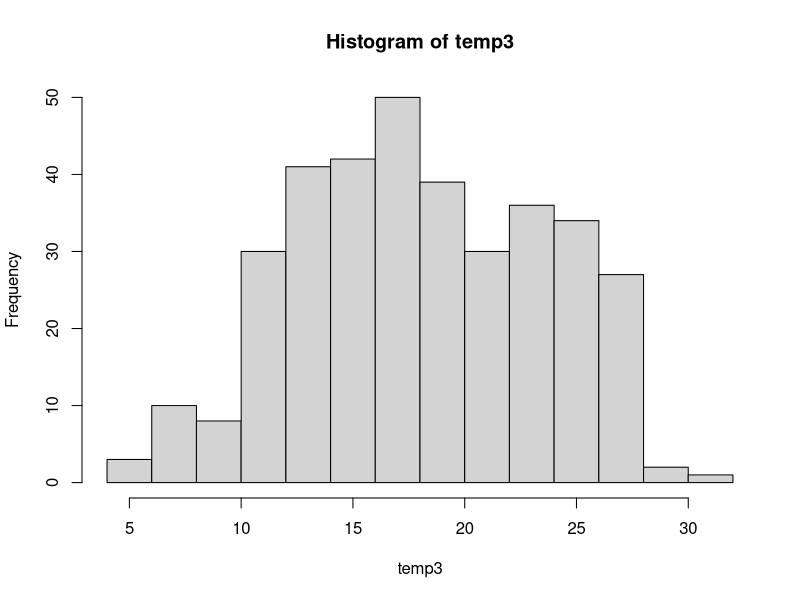

Generate this figure with R:

# ej 7 --------------------------------------------------------------------

# a -----------------------------------------------------------------------

#Pido al programa que me diga que datos son erroneos y cuales fueron las temperaturas
#del dia anterior y posterior
rm(list=ls())
temp <- scan('datos_tmedia_SABE_2010.txt')
for ( i in 1:365 ) {
  if ( temp[i] > 40 ) {
    print(paste0("El valor de la del dia ",i," es erroneo."))
    print(paste0("El valor del día anterior es ", temp[i - 1]))
    print(paste0("El valor del dia posterior es ",temp[i + 1]))
  }
}
#Que me diga la cantidad de datos erroneos
print(paste0("La cantidad de datos erroneos es de ",length(which(temp > 40))))

# b -----------------------------------------------------------------------

#calculo el valor maximo y minimo teniendo en cuenta los errores

maximo <- max(temp)
minimo <- min(temp)
print(maximo)
print(minimo)

#calculo el valor sin tener en cuenta los errores

temp2 <- replace(temp, temp > 40, NA )
temp3 <- replace(temp2, temp2 == -999, NA)
max3 <- max(temp3,na.rm = TRUE )
min3 <- min( temp3 , na.rm = TRUE )

# c -----------------------------------------------------------------------
#ordeno la serie de menor a mayor y calculo la mediana
serie_ordenada <- sort(temp3)
mediana3 <- median(temp3,na.rm = TRUE)

# d -----------------------------------------------------------------------

#genero una matriz de semanas y dias
365/7 #es 52,1; tomo 53
temp_semanal <- matrix ( temp3, 7,53,)
#convierto los datos sobrantes en NA
for ( i in 366:length(temp_semanal)) {
  temp_semanal[i] <- NA
}

media <- apply(temp_semanal, 2, mean, na.rm = TRUE)
print(media)

# e -----------------------------------------------------------------------

#formula empririca para sacar la cantidad de intervalos: 5*log(N)
#Rango de temp3: min=5.4 y max=30.3 --- Rango = 25
#Cantidad de intervalos: 30 ; Ancho de intervalos: o.83
hist(temp3,plot = TRUE)
